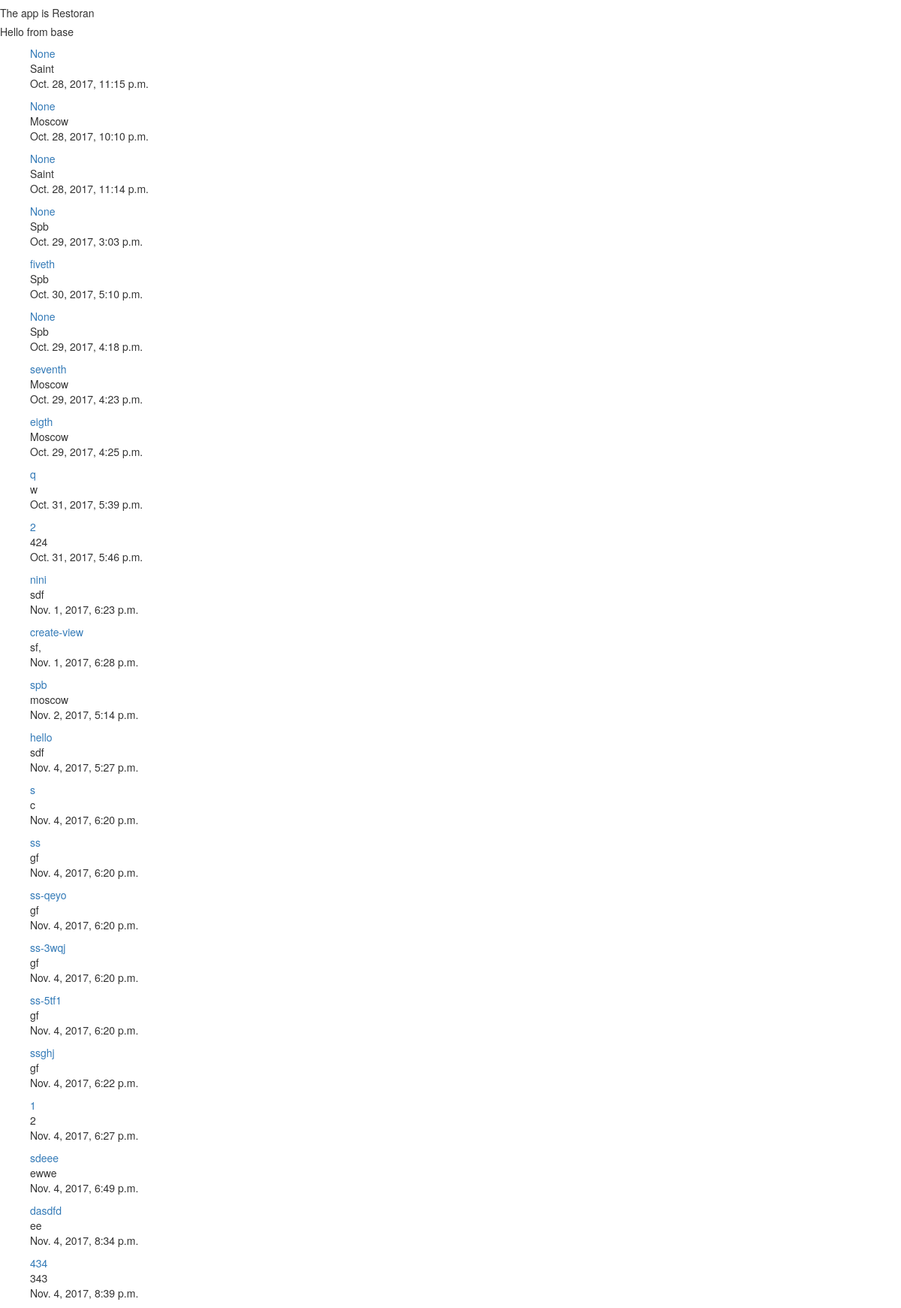
The app's page /restoran/ with its own data.
### restoran/models.py (models this page shows, shortened)
class Restorant(models.Model):
    owner = models.ForeignKey(User)
    name = models.CharField(max_length=120)
    location = models.CharField(max_length=120, null=True, blank=True)
    category = models.CharField(max_length=120, null=True, blank=True)
    timestamp = models.DateTimeField(auto_now_add=True)
    update = models.DateTimeField(auto_now=True)
    slug = models.SlugField(null=True, blank=True)

### restoran/views.py (the view)
class RestoranListView(ListView):
    queryset = Restorant.objects.all()  # use object_list as list in templates
    template_name = 'restoran/home.html'

### templates/restoran/home.html
{% extends 'restoran/base.html' %}
{% block main %}
    <h5>Hello from base</h5>
    {% for item in object_list %}
        <ul>
            <il>
                <a href="/restoran/{{ item.slug }}/">{{ item.slug }}</a></br>
                {{ item.location }} </br>
                {{ item.update }}
            </il>
        </ul>
    {% endfor %}
{% endblock %}

### records on screen
Restorant: slug "None", location "Saint", update "Oct. 28, 2017, 11:15 p.m."
Restorant: slug "None", location "Moscow", update "Oct. 28, 2017, 10:10 p.m."
Restorant: slug "None", location "Saint", update "Oct. 28, 2017, 11:14 p.m."
Restorant: slug "None", location "Spb", update "Oct. 29, 2017, 3:03 p.m."
Restorant: slug "fiveth", location "Spb", update "Oct. 30, 2017, 5:10 p.m."
Restorant: slug "None", location "Spb", update "Oct. 29, 2017, 4:18 p.m."
Restorant: slug "seventh", location "Moscow", update "Oct. 29, 2017, 4:23 p.m."
Restorant: slug "eigth", location "Moscow", update "Oct. 29, 2017, 4:25 p.m."
Restorant: slug "q", location "w", update "Oct. 31, 2017, 5:39 p.m."
Restorant: slug "2", location "424", update "Oct. 31, 2017, 5:46 p.m."
Restorant: slug "nini", location "sdf", update "Nov. 1, 2017, 6:23 p.m."
Restorant: slug "create-view", location "sf,", update "Nov. 1, 2017, 6:28 p.m."
Restorant: slug "spb", location "moscow", update "Nov. 2, 2017, 5:14 p.m."
Restorant: slug "hello", location "sdf", update "Nov. 4, 2017, 5:27 p.m."
Restorant: slug "s", location "c", update "Nov. 4, 2017, 6:20 p.m."
Restorant: slug "ss", location "gf", update "Nov. 4, 2017, 6:20 p.m."
Restorant: slug "ss-qeyo", location "gf", update "Nov. 4, 2017, 6:20 p.m."
Restorant: slug "ss-3wqj", location "gf", update "Nov. 4, 2017, 6:20 p.m."
Restorant: slug "ss-5tf1", location "gf", update "Nov. 4, 2017, 6:20 p.m."
Restorant: slug "ssghj", location "gf", update "Nov. 4, 2017, 6:22 p.m."
Restorant: slug "1", location "2", update "Nov. 4, 2017, 6:27 p.m."
Restorant: slug "sdeee", location "ewwe", update "Nov. 4, 2017, 6:49 p.m."
Restorant: slug "dasdfd", location "ee", update "Nov. 4, 2017, 8:34 p.m."
Restorant: slug "434", location "343", update "Nov. 4, 2017, 8:39 p.m."
